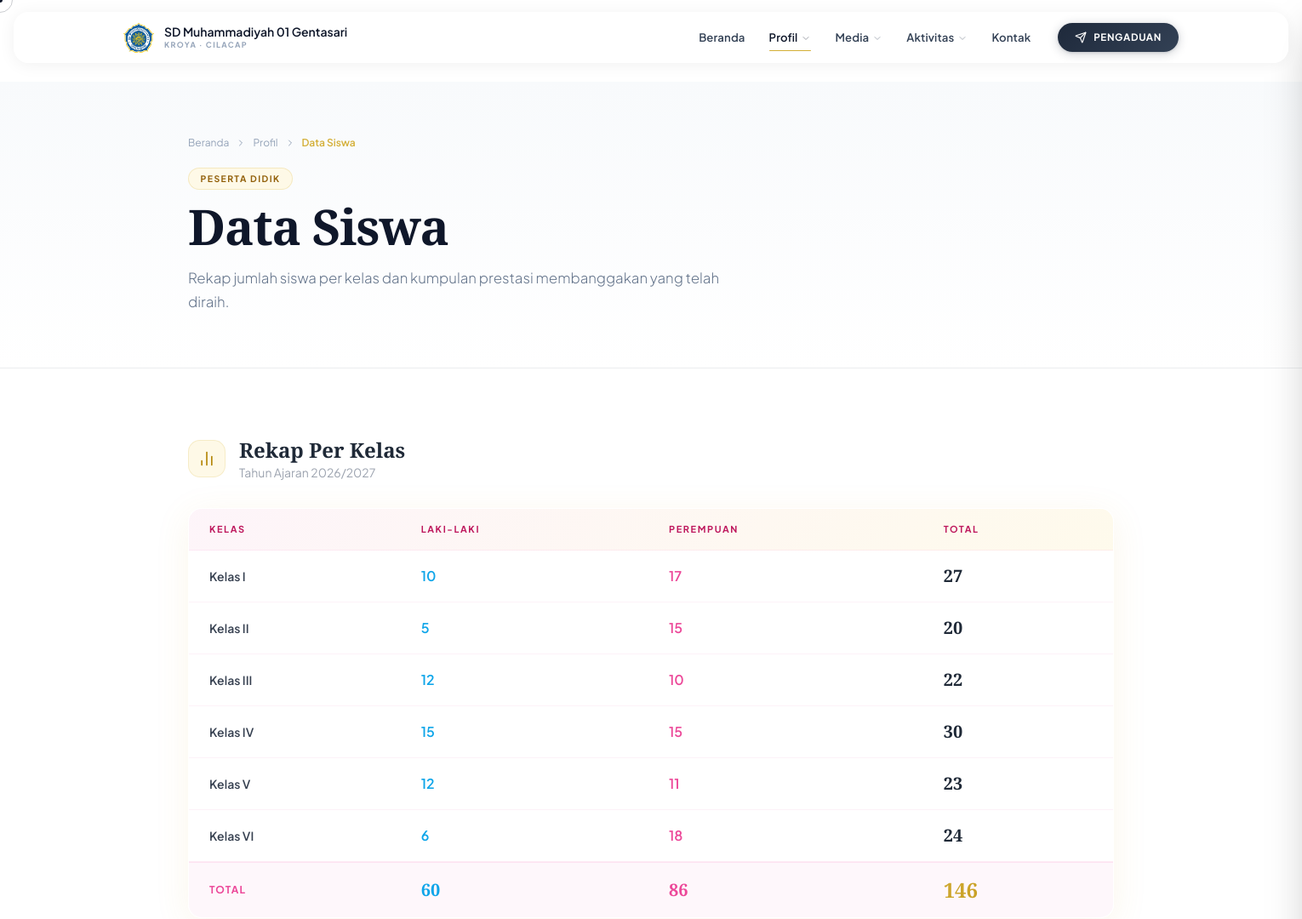
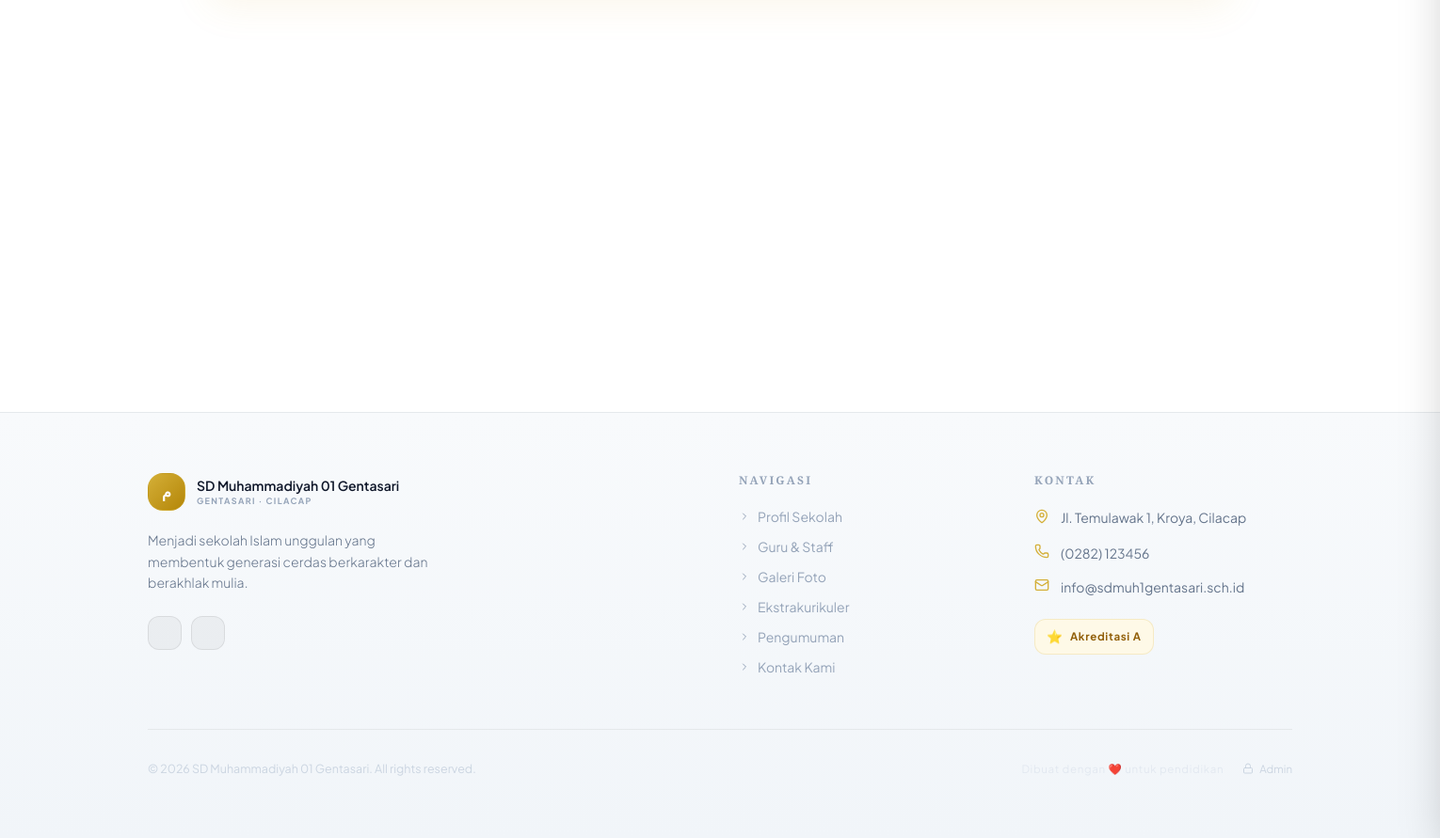
/pages/profile/siswa.php, run on the app's committed database (2 pictures, top to bottom).
### tables this page shows
CREATE TABLE `school_profile`  (
  `id` int(10) UNSIGNED NOT NULL AUTO_INCREMENT,
  `school_name` varchar(200) NOT NULL,
  `npsn` varchar(20) NULL DEFAULT NULL,
  `address` text NULL,
  `village` varchar(100) NULL DEFAULT NULL,
  `district` varchar(100) NULL DEFAULT NULL,
  `city` varchar(100) NULL DEFAULT NULL,
  `province` varchar(100) NULL DEFAULT NULL,
  `postal_code` varchar(10) NULL DEFAULT NULL,
  `phone` varchar(30) NULL DEFAULT NULL,
  `email` varchar(120) NULL DEFAULT NULL,
  `website` varchar(200) NULL DEFAULT NULL,
  `logo` varchar(255) NULL DEFAULT NULL,
  `hero_image` varchar(255) NULL DEFAULT NULL,
  `visi` text NULL,
  `misi` text NULL,
  `sejarah` longtext NULL,
  `akreditasi` varchar(10) NULL DEFAULT NULL,
  `tahun_berdiri` year NULL DEFAULT NULL,
  `facebook` varchar(200) NULL DEFAULT NULL,
  `instagram` varchar(200) NULL DEFAULT NULL,
  `youtube` varchar(200) NULL DEFAULT NULL,
  `maps_embed` text NULL,
  `updated_at` timestamp(0) NOT NULL DEFAULT current_timestamp(0) ON UPDATE CURRENT_TIMESTAMP(0),
  PRIMARY KEY (`id`) USING BTREE
);

### pages/profile/siswa.php (the view, shortened to what the rows shown need)
<?php
require_once __DIR__.'/../../includes/config.php';
$pageTitle=$pageHeroTitle='Data Siswa';
$pageHeroColor='gold'; $activePage='siswa'; $breadcrumbParent='Profil';
require_once ROOT_PATH.'header.php';
try {
    $latestYear=db()->query("SELECT MAX(academic_year) FROM student_stats")->fetchColumn();
    $statsArr=[];
    if($latestYear){
        $rows=db()->prepare("SELECT grade,gender,count FROM student_stats WHERE academic_year=? ORDER BY grade,gender");
        $rows->execute([$latestYear]);
        foreach($rows->fetchAll() as $r) $statsArr[$r['grade']][$r['gender']]=$r['count'];
    }
} catch(Exception $e){ $statsArr=[]; $achievements=[]; $latestYear=''; }
?>
<div class="max-w-6xl mx-auto px-4 sm:px-6 lg:px-8 py-20 space-y-16">
  <?php if(!empty($statsArr)): ?>
  <div class="reveal-3d">
    <div class="flex items-center gap-4 mb-8">
      <div>
        <h2 class="font-display font-bold text-gray-800 text-2xl">Rekap Per Kelas</h2>
      </div>
    </div>
    <div class="glass-card rounded-2xl overflow-hidden" style="box-shadow:0 8px 40px rgba(212,170,58,.1)">
      <table class="w-full">
        <thead>
          <tr style="background:linear-gradient(135deg,rgba(253,242,248,.8),rgba(254,249,231,.8));border-bottom:1px solid rgba(244,114,182,.1)">
            <?php foreach(['Kelas','Laki-laki','Perempuan','Total'] as $h): ?>
            <th class="px-6 py-4 text-left" style="font-size:.68rem;letter-spacing:.15em;text-transform:uppercase;color:#be185d;font-weight:700"><?=$h?></th>
            <?php endforeach; ?>
          </tr>
        </thead>
      </table>
    </div>
  </div>
  <?php endif; ?>
</div>
<?php require_once ROOT_PATH.'footer.php'; ?>

### includes/header.php (shortened to what the rows shown need)
<?php
require_once ROOT_PATH . '/config.php';
$pageTitle     = $pageTitle     ?? APP_NAME;
$activePage    = $activePage    ?? '';
$pageHeroTitle = $pageHeroTitle ?? $pageTitle;
try {
    $profileData = db()->query("SELECT * FROM school_profile LIMIT 1")->fetch() ?: [];
    $logoSrc     = !empty($profileData['logo']) ? UPLOAD_URL . 'logos/' . $profileData['logo'] : null;
    $siteName    = $profileData['school_name'] ?? APP_NAME;
    $desa        = $profileData['district'] ?? 'Kroya';
    $kota        = $profileData['city'] ?? 'Cilacap';
    $schoolAddress = $desa . ' · ' . $kota;
} catch (Exception $e) {
    $profileData = [];
    $logoSrc     = null;
    $siteName    = APP_NAME;
    $schoolAddress = '';
    $tahunBerdiri  = '1962';
}
?>
<!DOCTYPE html>
<html lang="id" class="scroll-smooth">
<head>
    <script src="https://cdn.tailwindcss.com"></script>
    <link rel="stylesheet" href="<?= APP_URL ?>/assets/css/light3d.css">
</head>
<body class="light-mode bg-white overflow-x-hidden">
<nav id="navbar" class="navbar-light transition-all duration-300">
    <div class="max-w-7xl mx-auto px-4 sm:px-5">
        <div class="flex items-center justify-between" style="height:58px; transition: height .3s cubic-bezier(.22,1,.36,1);">
            <a href="<?= APP_URL ?>/index.php" class="flex items-center gap-3 group flex-shrink-0">
                <?php if ($logoSrc): ?>
                    <img src="<?= $logoSrc ?>" alt="Logo <?= e($siteName) ?>"
                         class="w-9 h-9 object-contain group-hover:scale-105 transition-transform duration-200">
                <?php endif; ?>
                <div class="hidden sm:block">
                    <div class="text-sm font-semibold leading-tight" style="color:#0f172a;"><?= e($siteName) ?></div>
                    <div class="text-[9px] tracking-widest uppercase font-bold" style="color:#94a3b8; letter-spacing:.15em;"><?= e($schoolAddress) ?></div>
                </div>
            </a>
        </div>
    </div>
</nav>
<div class="page-wrapper <?= $activePage === 'beranda' ? '' : 'pt-20 md:pt-24' ?>">
<?php if ($activePage !== 'beranda'): ?>
<section class="page-hero-light relative overflow-hidden py-16">
    <div class="max-w-6xl mx-auto px-4 sm:px-6 lg:px-8 relative z-10">
        <h1 class="font-display font-bold mb-4"
            style="font-size:clamp(2.2rem, 5vw, 3.6rem); line-height:1.08; letter-spacing:-0.02em; color:#0f172a;
                   opacity:0; animation:fadeUp .7s .15s ease forwards;">
            <?= e($pageHeroTitle) ?>
        </h1>
    </div>
</section>
<?php endif; ?>
<main>

### includes/footer.php (shortened to what the rows shown need)
<?php
$siteName = $profileData['school_name'] ?? APP_NAME;
?>
</main>
<footer class="footer-light">
    <div class="max-w-7xl mx-auto px-4 sm:px-6 lg:px-8 py-16">
        <div class="grid md:grid-cols-2 lg:grid-cols-4 gap-10">
            <div class="lg:col-span-2">
                <div class="flex items-center gap-3 mb-5">
                    <div>
                        <div class="text-sm font-semibold" style="color:#0f172a;"><?= e($siteName) ?></div>
                        <div class="text-[9px] tracking-widest uppercase font-bold" style="color:#94a3b8; letter-spacing:.15em;">
                            Gentasari · Cilacap
                        </div>
                    </div>
                </div>
            </div>
            <div>
                <ul class="space-y-4">
                    <?php if (!empty($profileData['address'])): ?>
                    <li class="flex gap-3 text-sm" style="color:#64748b;">
                        <i data-lucide="map-pin" class="w-4 h-4 flex-shrink-0 mt-0.5" style="color:#d4af37;"></i>
                        <span class="leading-relaxed">
                            <?= e($profileData['address'].', '.($profileData['district']??'').', '.($profileData['city']??'')) ?>
                        </span>
                    </li>
                    <?php endif; ?>
                    <?php if (!empty($profileData['phone'])): ?>
                    <li class="flex gap-3 text-sm" style="color:#64748b;">
                        <i data-lucide="phone" class="w-4 h-4 flex-shrink-0" style="color:#d4af37;"></i>
                        <a href="tel:<?= e($profileData['phone']) ?>" class="hover:text-gray-800 transition-colors">
                            <?= e($profileData['phone']) ?>
                        </a>
                    </li>
                    <?php endif; ?>
                    <?php if (!empty($profileData['email'])): ?>
                    <li class="flex gap-3 text-sm" style="color:#64748b;">
                        <i data-lucide="mail" class="w-4 h-4 flex-shrink-0" style="color:#d4af37;"></i>
                        <a href="mailto:<?= e($profileData['email']) ?>" class="hover:text-gray-800 transition-colors">
                            <?= e($profileData['email']) ?>
                        </a>
                    </li>
                    <?php endif; ?>
                </ul>
            </div>
        </div>
        <div class="mt-14 pt-8 flex flex-col sm:flex-row items-center justify-between gap-4"
             style="border-top:1px solid rgba(0,0,0,0.06);">
            <p style="color:#cbd5e1; font-size:.78rem;">
                &copy; <?= date('Y') ?> <?= e($siteName) ?>. All rights reserved.
            </p>
            <div class="flex items-center gap-5">
                <span style="font-size:.72rem; color:#e2e8f0; letter-spacing:.06em;">
                </span>
                <a href="<?= APP_URL ?>/admin/login.php"
                   class="flex items-center gap-1.5 transition-colors"
                   style="color:#cbd5e1; font-size:.72rem;"
                   onmouseover="this.style.color='#94a3b8'" onmouseout="this.style.color='#cbd5e1'">
                </a>
            </div>
        </div>
    </div>
</footer>
</div>
</body>
</html>

### data on the page
school_profile: logo (picture), school_name "SD Muhammadiyah 01 Gentasari", schoolAddress "KROYA · CILACAP", address+district+city "Jl. Temulawak 1, Kroya, Cilacap", phone "(0282) 123456", email "info@sdmuh1gentasari.sch.id"

### other printed values
$label "Profil"
$label "Media"
$label "Aktivitas"
$breadcrumbParent "Profil"
$pageTitle "Data Siswa"
$pageHeroLabel "PESERTA DIDIK"
$pageHeroTitle "Data Siswa"
$pageHeroSub "Rekap jumlah siswa per kelas dan kumpulan prestasi membanggakan yang telah diraih."
$latestYear "2026/2027"
$h "KELAS"
$h "LAKI-LAKI"
$h "PEREMPUAN"
$h "TOTAL"
$g "I"
$l "10"
